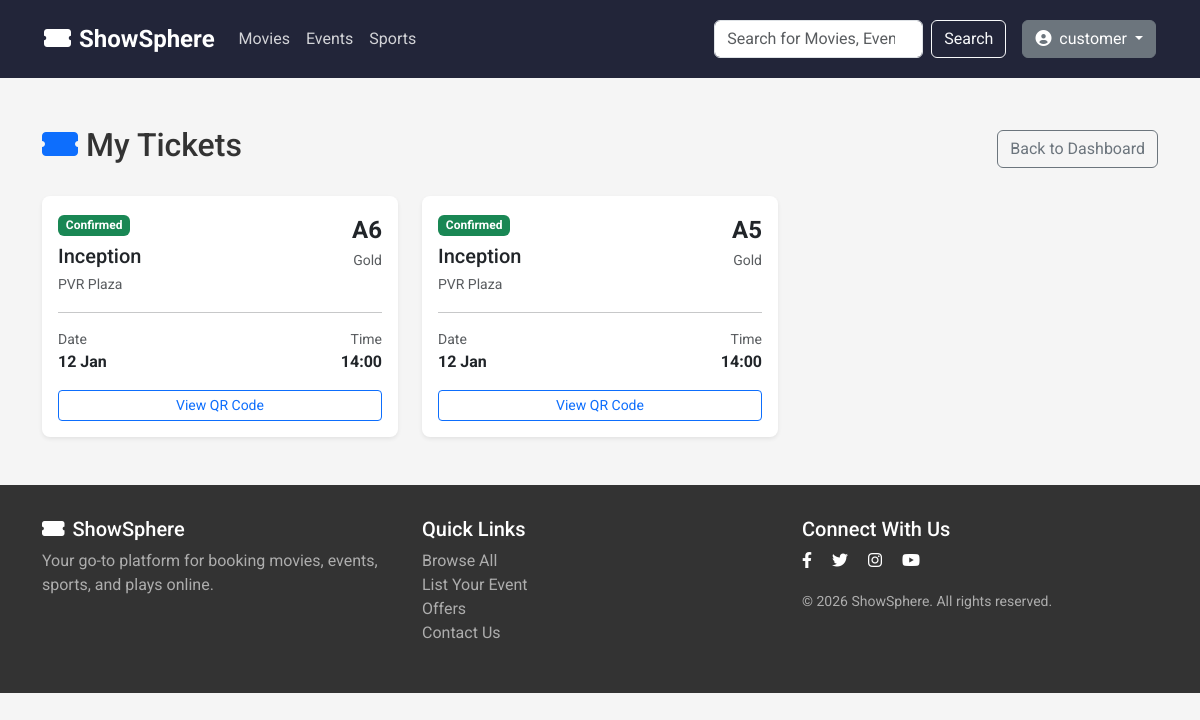
The app's page /my-tickets/ (signed in), older data.
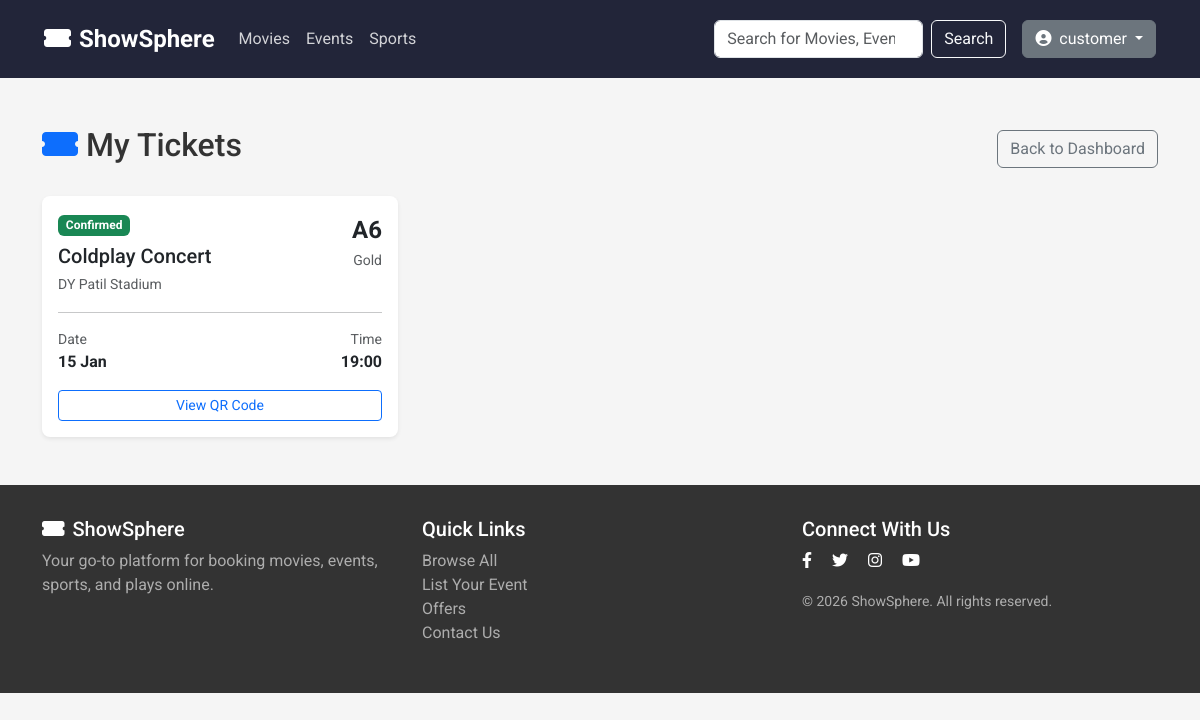
The same page, newer data.
### booking/models.py (models this page shows, shortened)
class Ticket(models.Model):
    ticket_id = models.CharField(max_length=20, unique=True, editable=False)
    booking = models.ForeignKey(Booking, on_delete=models.CASCADE, related_name='tickets')
    seat = models.ForeignKey(Seat, on_delete=models.CASCADE)
    qr_code = models.ImageField(upload_to='qr_codes/', blank=True)
    is_used = models.BooleanField(default=False)
    used_at = models.DateTimeField(null=True, blank=True)
    created_at = models.DateTimeField(auto_now_add=True)

class Booking(models.Model):
    PAYMENT_STATUS_CHOICES = [
        ('pending', 'Pending'),
        ('completed', 'Completed'),
        ('failed', 'Failed'),
        ('refunded', 'Refunded'),
    ]
    PAYMENT_METHOD_CHOICES = [
        ('upi', 'UPI'),
        ('card', 'Debit/Credit Card'),
        ('wallet', 'Wallet'),
        ('netbanking', 'Net Banking'),
    ]
    booking_id = models.CharField(max_length=20, unique=True, editable=False)
    user = models.ForeignKey(CustomUser, on_delete=models.CASCADE, related_name='bookings')
    show = models.ForeignKey(Show, on_delete=models.CASCADE, related_name='bookings')
    seats = models.ManyToManyField(Seat, related_name='bookings')
    total_amount = models.DecimalField(max_digits=10, decimal_places=2)
    convenience_fee = models.DecimalField(max_digits=10, decimal_places=2, default=0)
    payment_method = models.CharField(max_length=20, choices=PAYMENT_METHOD_CHOICES)
    payment_status = models.CharField(max_length=20, choices=PAYMENT_STATUS_CHOICES, default='pending')
    booking_date = models.DateTimeField(auto_now_add=True)
    class Meta:
        ordering = ['-booking_date']

class Show(models.Model):
    SHOW_TYPE_CHOICES = [
        ('event', 'Event Show'),
        ('movie', 'Movie Show'),
    ]
    show_type = models.CharField(max_length=10, choices=SHOW_TYPE_CHOICES)
    event = models.ForeignKey(Event, on_delete=models.CASCADE, null=True, blank=True, related_name='shows')
    venue = models.ForeignKey(Venue, on_delete=models.CASCADE, null=True, blank=True, related_name='shows')
    movie = models.ForeignKey(Movie, on_delete=models.CASCADE, null=True, blank=True, related_name='shows')
    screen = models.ForeignKey(Screen, on_delete=models.CASCADE, null=True, blank=True, related_name='shows')
    show_date = models.DateField()
    show_time = models.TimeField()
    end_time = models.TimeField()
    base_price = models.DecimalField(max_digits=10, decimal_places=2, help_text='Starting price')
    is_active = models.BooleanField(default=True)
    created_at = models.DateTimeField(auto_now_add=True)
    class Meta:
        ordering = ['show_date', 'show_time']

class Movie(models.Model):
    STATUS_CHOICES = [
        ('pending', 'Pending Approval'),
        ('approved', 'Approved'),
        ('rejected', 'Rejected'),
    ]
    CERTIFICATION_CHOICES = [
        ('U', 'U - Universal'),
        ('UA', 'UA - Parental Guidance'),
        ('A', 'A - Adults Only'),
        ('S', 'S - Restricted'),
    ]
    theatre_owner = models.ForeignKey(TheatreOwnerProfile, on_delete=models.CASCADE, related_name='movies')
    title = models.CharField(max_length=200)
    description = models.TextField()
    genre = models.ForeignKey(Genre, on_delete=models.SET_NULL, null=True)
    language = models.ForeignKey(Language, on_delete=models.SET_NULL, null=True)
    duration = models.PositiveIntegerField(help_text='Duration in minutes')
    release_date = models.DateField()
    director = models.CharField(max_length=200, blank=True)
    cast = models.TextField(blank=True, help_text='Main cast members')
    certification = models.CharField(max_length=5, choices=CERTIFICATION_CHOICES, blank=True)
    poster = models.ImageField(upload_to='movie_posters/')
    trailer_url = models.URLField(blank=True, help_text='YouTube trailer URL')
    rating = models.DecimalField(max_digits=3, decimal_places=1, null=True, blank=True,
                                 validators=[MinValueValidator(0), MaxValueValidator(10)])
    status = models.CharField(max_length=20, choices=STATUS_CHOICES, default='pending')
    is_trending = models.BooleanField(default=False)
    created_at = models.DateTimeField(auto_now_add=True)
    updated_at = models.DateTimeField(auto_now=True)
    class Meta:
        ordering = ['-release_date']

class Screen(models.Model):
    theatre = models.ForeignKey(Theatre, on_delete=models.CASCADE, related_name='screens')
    name = models.CharField(max_length=50, help_text='Screen 1, Audi 2, etc.')
    total_seats = models.PositiveIntegerField()
    screen_type = models.CharField(max_length=50, blank=True, help_text='2D, 3D, IMAX, 4DX, etc.')
    is_active = models.BooleanField(default=True)
    class Meta:
        ordering = ['name']
        unique_together = ['theatre', 'name']

class Theatre(models.Model):
    owner = models.ForeignKey(TheatreOwnerProfile, on_delete=models.CASCADE, related_name='theatres')
    name = models.CharField(max_length=200, help_text='Theatre/Cinema name with location')
    city = models.ForeignKey(City, on_delete=models.CASCADE, related_name='theatres')
    address = models.TextField()
    total_screens = models.PositiveIntegerField()
    facilities = models.TextField(blank=True, help_text='Parking, Food Court, 3D, IMAX, etc.')
    is_active = models.BooleanField(default=True)
    created_at = models.DateTimeField(auto_now_add=True)
    class Meta:
        ordering = ['name']

class Seat(models.Model):
    SEAT_TYPE_CHOICES = [
        ('silver', 'Silver'),
        ('gold', 'Gold'),
        ('premium', 'Premium'),
        ('vip', 'VIP'),
        ('recliner', 'Recliner'),
    ]
    show = models.ForeignKey(Show, on_delete=models.CASCADE, related_name='seats')
    row = models.CharField(max_length=5)
    seat_number = models.CharField(max_length=5)
    seat_type = models.CharField(max_length=20, choices=SEAT_TYPE_CHOICES)
    price = models.DecimalField(max_digits=10, decimal_places=2)
    class Meta:
        ordering = ['row', 'seat_number']
        unique_together = ['show', 'row', 'seat_number']

class Event(models.Model):
    STATUS_CHOICES = [
        ('pending', 'Pending Approval'),
        ('approved', 'Approved'),
        ('rejected', 'Rejected'),
    ]
    organizer = models.ForeignKey(OrganizerProfile, on_delete=models.CASCADE, related_name='events')
    title = models.CharField(max_length=200)
    description = models.TextField()
    category = models.ForeignKey(Category, on_delete=models.CASCADE, related_name='events',
                                 help_text='Concerts, Sports, Comedy, Shows, etc.')
    genre = models.ForeignKey(Genre, on_delete=models.SET_NULL, null=True, blank=True)
    language = models.ForeignKey(Language, on_delete=models.SET_NULL, null=True, blank=True)
    duration = models.PositiveIntegerField(help_text='Duration in minutes')
    artist_name = models.CharField(max_length=200, blank=True, help_text='Main artist/performer/team')
    poster = models.ImageField(upload_to='event_posters/')
    trailer_url = models.URLField(blank=True, help_text='YouTube promo/trailer URL')
    status = models.CharField(max_length=20, choices=STATUS_CHOICES, default='pending')
    is_trending = models.BooleanField(default=False)
    created_at = models.DateTimeField(auto_now_add=True)
    updated_at = models.DateTimeField(auto_now=True)
    class Meta:
        ordering = ['-created_at']

class Venue(models.Model):
    organizer = models.ForeignKey(OrganizerProfile, on_delete=models.CASCADE, related_name='venues')
    name = models.CharField(max_length=200, help_text='Venue name (e.g., Stadium, Arena, Auditorium)')
    city = models.ForeignKey(City, on_delete=models.CASCADE, related_name='event_venues')
    address = models.TextField()
    capacity = models.PositiveIntegerField()
    facilities = models.TextField(blank=True, help_text='Parking, Food Court, etc.')
    venue_type = models.CharField(max_length=50, blank=True, help_text='Stadium, Arena, Hall, etc.')
    is_active = models.BooleanField(default=True)
    created_at = models.DateTimeField(auto_now_add=True)
    class Meta:
        ordering = ['name']

### booking/views.py (the view)
# urls.py: path('my-tickets/', views.my_tickets, name='my_tickets'),
@customer_required
def my_tickets(request):
    tickets = Ticket.objects.filter(
        booking__user=request.user,
        booking__payment_status='completed'
    ).select_related('booking', 'seat', 'booking__show').order_by('-created_at')
    context = {
        'tickets': tickets,
    }
    return render(request, 'customer/my_tickets.html', context)

### templates/customer/my_tickets.html (shortened to what this page needs)
{% extends 'base.html' %}
{% block content %}
<div class="container my-5">
    <div class="row align-items-center mb-4">
        <div class="col">
            <h2><i class="fas fa-ticket-alt me-2 text-primary"></i>My Tickets</h2>
        </div>
        <div class="col-auto">
            <a href="{% url 'booking:customer_dashboard' %}" class="btn btn-outline-secondary">Back to Dashboard</a>
        </div>
    </div>
    {% if tickets %}
    <div class="row row-cols-1 row-cols-md-3 g-4">
        {% for ticket in tickets %}
        <div class="col">
            <div class="card h-100 shadow-sm ticket-card">
                <div class="card-body">
                    <div class="d-flex justify-content-between align-items-start mb-3">
                        <div>
                            <span class="badge bg-success mb-2">Confirmed</span>
                            {% if ticket.booking.show.show_type == 'movie' %}
                            <h5 class="card-title mb-1">{{ ticket.booking.show.movie.title|truncatechars:20 }}</h5>
                            <small class="text-muted">{{ ticket.booking.show.screen.theatre.name }}</small>
                            {% else %}
                            <h5 class="card-title mb-1">{{ ticket.booking.show.event.title|truncatechars:20 }}</h5>
                            <small class="text-muted">{{ ticket.booking.show.venue.name }}</small>
                            {% endif %}
                        </div>
                        <div class="text-end">
                            <div class="fw-bold fs-4">{{ ticket.seat.row }}{{ ticket.seat.seat_number }}</div>
                            <small class="text-muted">{{ ticket.seat.get_seat_type_display }}</small>
                        </div>
                    </div>
                    <hr class="border-dashed">
                    <div class="row mb-3">
                        <div class="col-6">
                            <small class="text-muted d-block">Date</small>
                            <strong>{{ ticket.booking.show.show_date|date:"d M" }}</strong>
                        </div>
                        <div class="col-6 text-end">
                            <small class="text-muted d-block">Time</small>
                            <strong>{{ ticket.booking.show.show_time|time:"H:i" }}</strong>
                        </div>
                    </div>
                    <div class="text-center mt-3">
                        <a href="{% url 'booking:ticket_detail' ticket.id %}"
                            class="btn btn-outline-primary btn-sm w-100">View QR Code</a>
                    </div>
                </div>
            </div>
        </div>
        {% endfor %}
    </div>
    {% endif %}
</div>
{% endblock %}

Row changes from the older to the newer data that the page shows:
removed Ticket: booking.show.movie "Inception", booking.show.screen.theatre.name "PVR Plaza", seat.row "A", seat.seat_number "6", seat.seat_type "Gold", booking.show.show_date "12 Jan", booking.show.show_time "14:00"
removed Ticket: booking.show.movie "Inception", booking.show.screen.theatre.name "PVR Plaza", seat.row "A", seat.seat_number "5", seat.seat_type "Gold", booking.show.show_date "12 Jan", booking.show.show_time "14:00"
added Ticket: booking.show.event "Coldplay Concert", booking.show.venue.name "DY Patil Stadium", seat.row "A", seat.seat_number "6", seat.seat_type "Gold", booking.show.show_date "15 Jan", booking.show.show_time "19:00"
